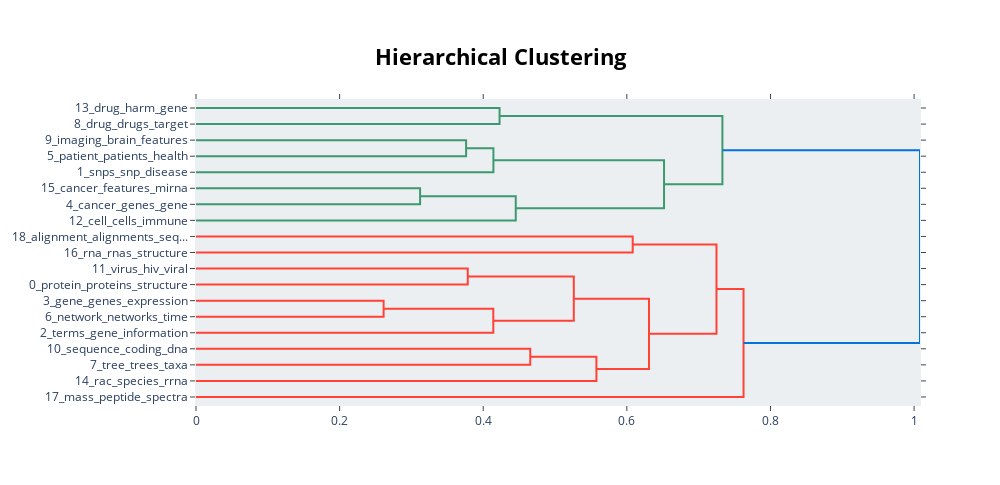

Here is the notebook cell this chart was saved with:
### Code cell
topic_model.visualize_hierarchy(top_n_topics=50)

### Figure 1 — Plotly figure (JSON) as saved in the notebook; plotly's stock layout.template omitted (floating-point values rounded to 4 significant figures)
{"data": [{"hoverinfo": "text", "marker": {"color": "rgb(61,153,112)"}, "mode": "lines", "type": "scatter", "x": [0, 0.4227, 0.4227, 0], "xaxis": "x", "y": [-5, -5, -15, -15], "yaxis": "y"}, {"hoverinfo": "text", "marker": {"color": "rgb(61,153,112)"}, "mode": "lines", "type": "scatter", "x": [0, 0.3761, 0.3761, 0], "xaxis": "x", "y": [-25, -25, -35, -35], "yaxis": "y"}, {"hoverinfo": "text", "marker": {"color": "rgb(61,153,112)"}, "mode": "lines", "type": "scatter", "x": [0.3761, 0.4142, 0.4142, 0], "xaxis": "x", "y": [-30, -30, -45, -45], "yaxis": "y"}, {"hoverinfo": "text", "marker": {"color": "rgb(61,153,112)"}, "mode": "lines", "type": "scatter", "x": [0, 0.3121, 0.3121, 0], "xaxis": "x", "y": [-55, -55, -65, -65], "yaxis": "y"}, {"hoverinfo": "text", "marker": {"color": "rgb(61,153,112)"}, "mode": "lines", "type": "scatter", "x": [0.3121, 0.4453, 0.4453, 0], "xaxis": "x", "y": [-60, -60, -75, -75], "yaxis": "y"}, {"hoverinfo": "text", "marker": {"color": "rgb(61,153,112)"}, "mode": "lines", "type": "scatter", "x": [0.4142, 0.6518, 0.6518, 0.4453], "xaxis": "x", "y": [-37.5, -37.5, -67.5, -67.5], "yaxis": "y"}, {"hoverinfo": "text", "marker": {"color": "rgb(61,153,112)"}, "mode": "lines", "type": "scatter", "x": [0.4227, 0.7331, 0.7331, 0.6518], "xaxis": "x", "y": [-10, -10, -52.5, -52.5], "yaxis": "y"}, {"hoverinfo": "text", "marker": {"color": "rgb(255,65,54)"}, "mode": "lines", "type": "scatter", "x": [0, 0.6081, 0.6081, 0], "xaxis": "x", "y": [-85, -85, -95, -95], "yaxis": "y"}, {"hoverinfo": "text", "marker": {"color": "rgb(255,65,54)"}, "mode": "lines", "type": "scatter", "x": [0, 0.3784, 0.3784, 0], "xaxis": "x", "y": [-105, -105, -115, -115], "yaxis": "y"}, {"hoverinfo": "text", "marker": {"color": "rgb(255,65,54)"}, "mode": "lines", "type": "scatter", "x": [0, 0.2613, 0.2613, 0], "xaxis": "x", "y": [-125, -125, -135, -135], "yaxis": "y"}, {"hoverinfo": "text", "marker": {"color": "rgb(255,65,54)"}, "mode": "lines", "type": "scatter", "x": [0.2613, 0.414, 0.414, 0], "xaxis": "x", "y": [-130, -130, -145, -145], "yaxis": "y"}, {"hoverinfo": "text", "marker": {"color": "rgb(255,65,54)"}, "mode": "lines", "type": "scatter", "x": [0.3784, 0.5261, 0.5261, 0.414], "xaxis": "x", "y": [-110, -110, -137.5, -137.5], "yaxis": "y"}, {"hoverinfo": "text", "marker": {"color": "rgb(255,65,54)"}, "mode": "lines", "type": "scatter", "x": [0, 0.4655, 0.4655, 0], "xaxis": "x", "y": [-155, -155, -165, -165], "yaxis": "y"}, {"hoverinfo": "text", "marker": {"color": "rgb(255,65,54)"}, "mode": "lines", "type": "scatter", "x": [0.4655, 0.5576, 0.5576, 0], "xaxis": "x", "y": [-160, -160, -175, -175], "yaxis": "y"}, {"hoverinfo": "text", "marker": {"color": "rgb(255,65,54)"}, "mode": "lines", "type": "scatter", "x": [0.5261, 0.6309, 0.6309, 0.5576], "xaxis": "x", "y": [-123.8, -123.8, -167.5, -167.5], "yaxis": "y"}, {"hoverinfo": "text", "marker": {"color": "rgb(255,65,54)"}, "mode": "lines", "type": "scatter", "x": [0.6081, 0.7249, 0.7249, 0.6309], "xaxis": "x", "y": [-90, -90, -145.6, -145.6], "yaxis": "y"}, {"hoverinfo": "text", "marker": {"color": "rgb(255,65,54)"}, "mode": "lines", "type": "scatter", "x": [0.7249, 0.7625, 0.7625, 0], "xaxis": "x", "y": [-117.8, -117.8, -185, -185], "yaxis": "y"}, {"hoverinfo": "text", "marker": {"color": "rgb(0,116,217)"}, "mode": "lines", "type": "scatter", "x": [0.7331, 1.008, 1.008, 0.7625], "xaxis": "x", "y": [-31.25, -31.25, -151.4, -151.4], "yaxis": "y"}], "layout": {"autosize": false, "height": 485, "hoverlabel": {"bgcolor": "white", "font": {"family": "Rockwell", "size": 16}}, "hovermode": "closest", "plot_bgcolor": "#ECEFF1", "showlegend": false, "title": {"font": {"color": "Black", "size": 22}, "text": "<b>Hierarchical Clustering</b>", "x": 0.5, "xanchor": "center", "yanchor": "top"}, "width": 1000, "xaxis": {"mirror": "allticks", "rangemode": "tozero", "showgrid": false, "showline": true, "showticklabels": true, "ticks": "outside", "type": "linear", "zeroline": false}, "yaxis": {"mirror": "allticks", "range": [-190, 0], "rangemode": "tozero", "showgrid": false, "showline": true, "showticklabels": true, "tickmode": "array", "ticks": "outside", "ticktext": ["13_drug_harm_gene", "8_drug_drugs_target", "9_imaging_brain_features", "5_patient_patients_health", "1_snps_snp_disease", "15_cancer_features_mirna", "4_cancer_genes_gene", "12_cell_cells_immune", "18_alignment_alignments_seq...", "16_rna_rnas_structure", "11_virus_hiv_viral", "0_protein_proteins_structure", "3_gene_genes_expression", "6_network_networks_time", "2_terms_gene_information", "10_sequence_coding_dna", "7_tree_trees_taxa", "14_rac_species_rrna", "17_mass_peptide_spectra"], "tickvals": [-5, -15, -25, -35, -45, -55, -65, -75, -85, -95, -105, -115, -125, -135, -145, -155, -165, -175, -185], "type": "linear", "zeroline": false}}}
